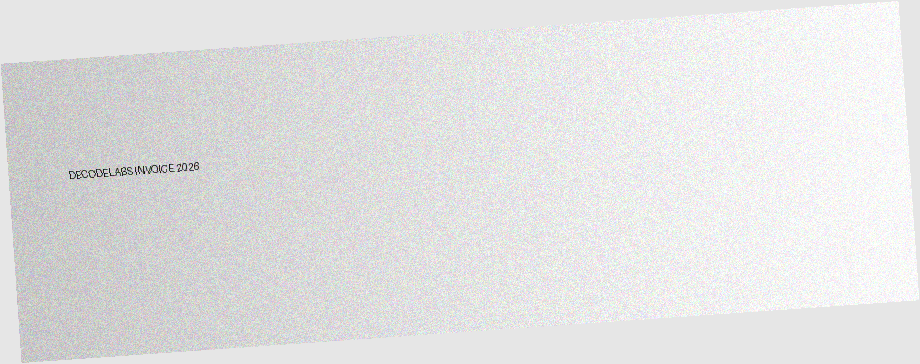
#> input picture Task-4_Image_Text_Recognition/sample_input.png, 920 x 364 px
$ python project4_ocr_pipeline.py
#> lines starting #> are read from the running program, lines starting #| are printed output that depends on the picture; after the words box and inside, x2 and y2 are one past the last pixel; in counts of white or black regions, pixels touching at a corner belong together
#> in main, original is the input picture: shape (364, 920, 3); mean B, G, R 226.3, 226.3, 226.3
#| [1/4] Loaded input image: sample_input.png  shape=(364, 920, 3)
"""
Project 4: Image or Text Recognition (Basic)  -- Path 1: OCR
DecodeLabs Industrial Training Kit, Batch 2026
=============================================================


"""

import sys
import cv2
import numpy as np
import pytesseract
from pytesseract import Output

# ----------------------------------------------------------------------
# CONFIG -- Page 16: "In Project 4, 80% is the absolute minimum standard"
# ----------------------------------------------------------------------
CONFIDENCE_THRESHOLD = 80  # percent
INPUT_PATH = sys.argv[1] if len(sys.argv) > 1 else "sample_input.png"
OUTPUT_PATH = "output_annotated.png"


def deskew(gray: np.ndarray) -> np.ndarray:
    """
    Step 3 (Page 11): Deskewing.
    Calculates the rotation angle of the text mass and rotates the
    image back to a horizontal baseline.
    """
    # Invert + threshold so text pixels are white on a black background,
    # which is what cv2.minAreaRect expects to find contours of.
    inv = cv2.bitwise_not(gray)
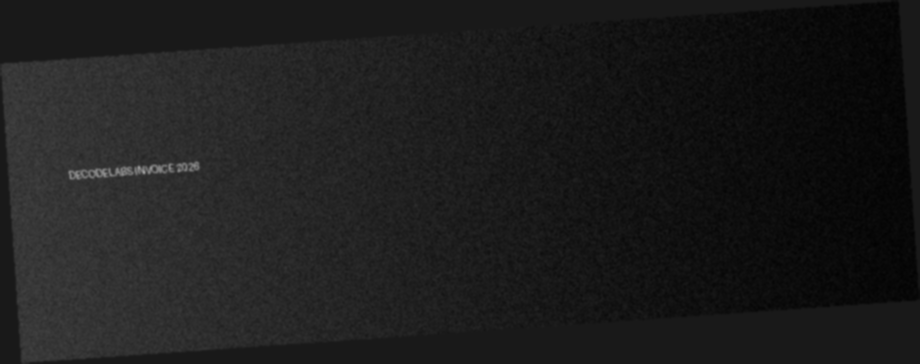
#> inv: shape (364, 920); min 2, max 151, mean 28.7
    thresh = cv2.threshold(inv, 0, 255, cv2.THRESH_BINARY | cv2.THRESH_OTSU)[1]
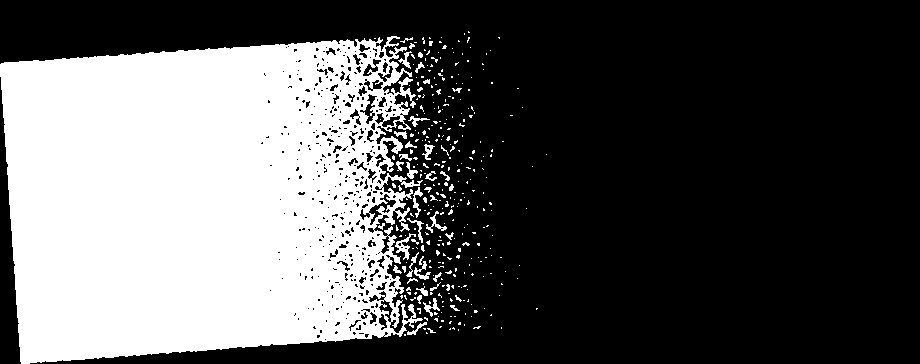
#> thresh: shape (364, 920); 34.5% white; 337 white regions (295 under 20 px), largest, box (x1, y1, x2, y2) and area: (0, 36, 423, 364) 112148, (395, 233, 416, 260) 168, (426, 211, 447, 233) 118

    coords = np.column_stack(np.where(thresh > 0))
#> coords = 115644 pairs, first value 31 to 363, second value 0 to 546
    if coords.size == 0:
        return gray  # nothing detected, skip deskew

    angle = cv2.minAreaRect(coords)[-1]
#> angle = -85.99
    # minAreaRect returns angles in [-90, 0); normalize to a small
    # signed rotation rather than a full 90-degree flip.
    if angle < -45:
        angle = -(90 + angle)
#> angle = -4.01
    else:
        angle = -angle

    (h, w) = gray.shape[:2]
#> h = 364; w = 920
    center = (w // 2, h // 2)
#> center = (460, 182)
    M = cv2.getRotationMatrix2D(center, angle, 1.0)
#> M = [[0.998, -0.07, 13.87], [0.07, 0.998, -31.76]]
    rotated = cv2.warpAffine(
        gray, M, (w, h), flags=cv2.INTER_CUBIC, borderMode=cv2.BORDER_REPLICATE
    )
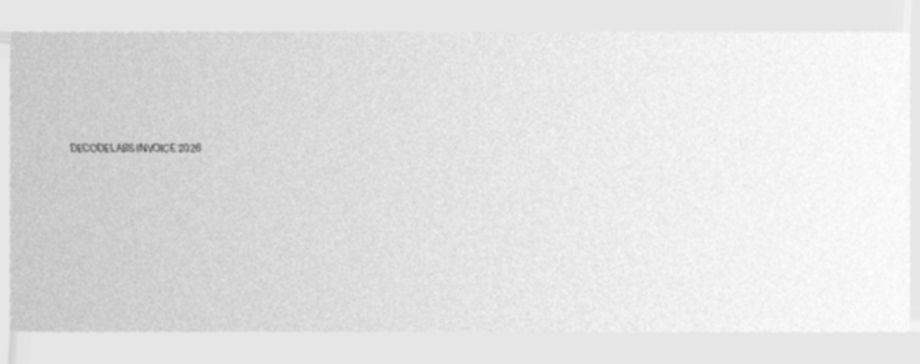
#> rotated: shape (364, 920); min 101, max 253, mean 226.3
    return rotated


def preprocess(image: np.ndarray) -> np.ndarray:
    """
    The Logic Skeleton (Page 11) + Adaptive Thresholding (Page 12).

    Step 1: Grayscale conversion  -> collapse 3D RGB matrix to 1D intensity
    Step 2: Gaussian blur         -> smooth noise/artifacts
    Step 3: Deskew                -> straighten tilted text line
    Step 4: Otsu thresholding     -> force every pixel to pure black/white
    """
    gray = cv2.cvtColor(image, cv2.COLOR_BGR2GRAY)                 # Step 1
    blurred = cv2.GaussianBlur(gray, (5, 5), 0)                    # Step 2
    straightened = deskew(blurred)                                 # Step 3

    # Step 4: Otsu's method automatically picks the cutoff intensity
    # (Page 12 illustrates this with a manual cutoff of 88; Otsu computes
    # the equivalent optimal cutoff automatically instead of hardcoding it).
    _, binary = cv2.threshold(
        straightened, 0, 255, cv2.THRESH_BINARY + cv2.THRESH_OTSU
    )
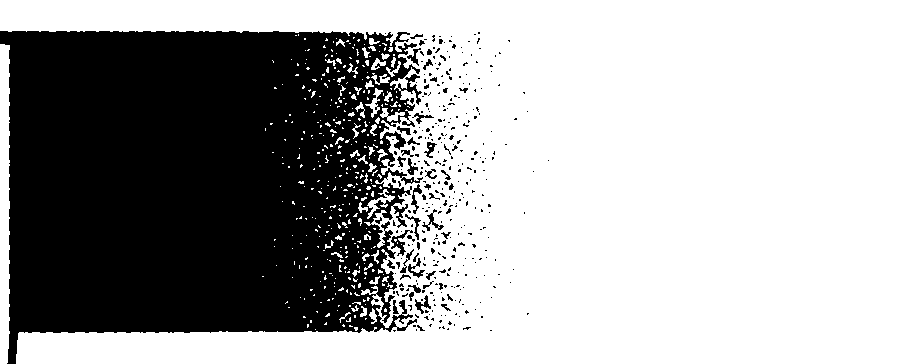
#> binary: shape (364, 920); 65.4% white; 347 black regions (306 under 20 px), largest, box (x1, y1, x2, y2) and area: (0, 31, 423, 364) 112369, (391, 230, 413, 256) 171, (422, 209, 444, 231) 122
    return binary


def run_ocr(binary_image: np.ndarray):
    """
    Path 1 (Page 9-10): pytesseract with --psm 6, tuned for a single
    uniform block of text (appropriate for a document/invoice-style input).
    Returns pytesseract's word-level dataframe-like dict, which includes
    a confidence score per detected word (Page 15: Softmax & Confidence).
    """
    config = "--psm 6"
    data = pytesseract.image_to_data(
        binary_image, config=config, output_type=Output.DICT
    )
    return data


def filter_and_annotate(original_bgr: np.ndarray, binary_image: np.ndarray, data: dict):
    """
    The 80% Threshold / Confidence Filter (Page 16):
        if confidence >= 0.80: draw_box_and_label()
        else: drop_detection()

    Draws bounding boxes + labels only for words that clear the gate,
    and returns the clean recognized text string alongside the
    annotated image.
    """
    annotated = cv2.cvtColor(binary_image, cv2.COLOR_GRAY2BGR)
    accepted_words = []
    n = len(data["text"])

    for i in range(n):
        word = data["text"][i].strip()
        conf = int(float(data["conf"][i])) if data["conf"][i] not in ("-1", "") else -1

        if not word or conf < 0:
            continue  # skip empty detections

        x, y, w, h = data["left"][i], data["top"][i], data["width"][i], data["height"][i]

        if conf >= CONFIDENCE_THRESHOLD:
            accepted_words.append(word)
            color = (0, 200, 0)  # green = accepted
            label = f"{word} ({conf}%)"
        else:
            color = (0, 0, 255)  # red = dropped (below gate)
            label = f"dropped ({conf}%)"

        cv2.rectangle(annotated, (x, y), (x + w, y + h), color, 2)
        cv2.putText(
            annotated, label, (x, max(y - 8, 12)),
            cv2.FONT_HERSHEY_SIMPLEX, 0.55, color, 2,
        )

    return " ".join(accepted_words), annotated


def main():
    print("=" * 60)
    print("PROJECT 4: IMAGE OR TEXT RECOGNITION (BASIC) -- Path 1: OCR")
    print("=" * 60)

    # 1. LIBRARY INTEGRATION: load image, hand off to pytesseract pipeline
    original = cv2.imread(INPUT_PATH)
    if original is None:
        raise FileNotFoundError(f"Could not read input image: {INPUT_PATH}")
    print(f"[1/4] Loaded input image: {INPUT_PATH}  shape={original.shape}")

    # 2. PRE-PROCESSING INTEGRITY
    binary_image = preprocess(original)
    print("[2/4] Pre-processing complete: grayscale -> blur -> deskew -> Otsu threshold")

    # 3. ACCURACY BENCHMARKING
    data = run_ocr(binary_image)
    recognized_text, annotated = filter_and_annotate(original, binary_image, data)
    print(f"[3/4] OCR complete. Confidence gate set at {CONFIDENCE_THRESHOLD}%")

    # 4. VISUAL CONFIRMATION
    cv2.imwrite(OUTPUT_PATH, annotated)
    print(f"[4/4] Annotated output saved -> {OUTPUT_PATH}")

    print("\n--- RECOGNIZED TEXT (confidence >= {}%) ---".format(CONFIDENCE_THRESHOLD))
    print(recognized_text if recognized_text else "(no text cleared the confidence gate)")
    print("-" * 60)


if __name__ == "__main__":
    main()
#> (the call stopped at in run_ocr, `data = pytesseract.image_to_data( binary_image, config=config, output_..`: pytesseract is not available in this run)
